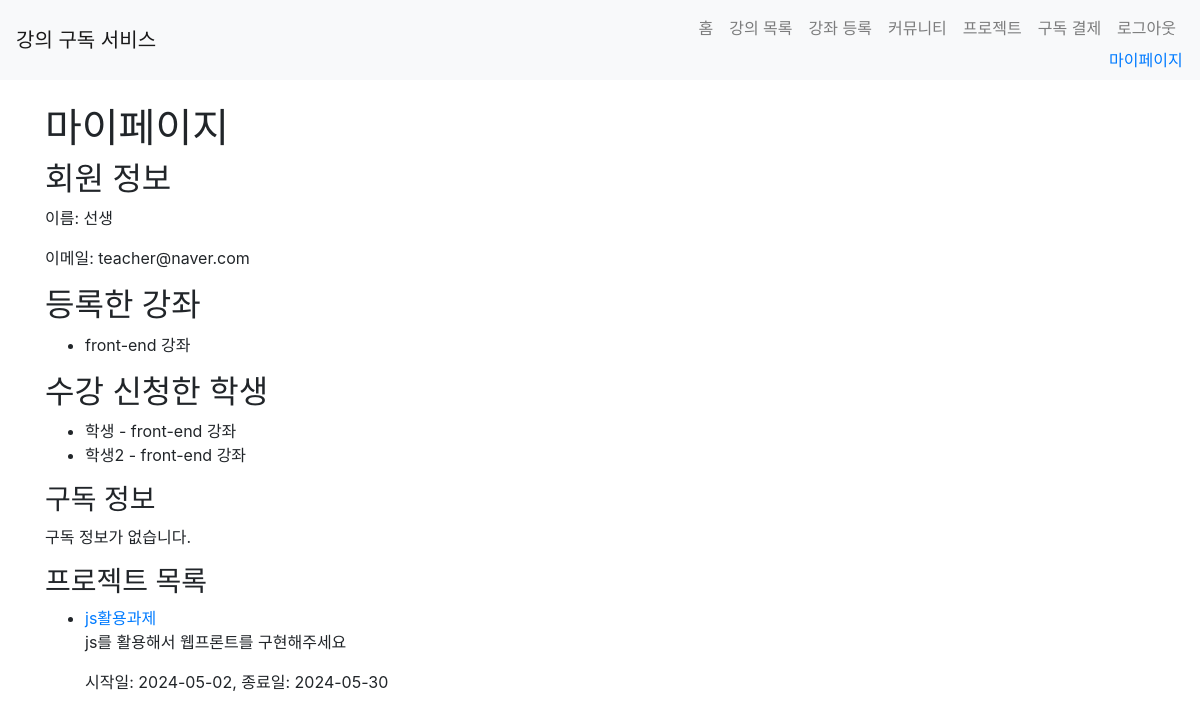
Page /mypage/ (signed in) on the earlier database version.
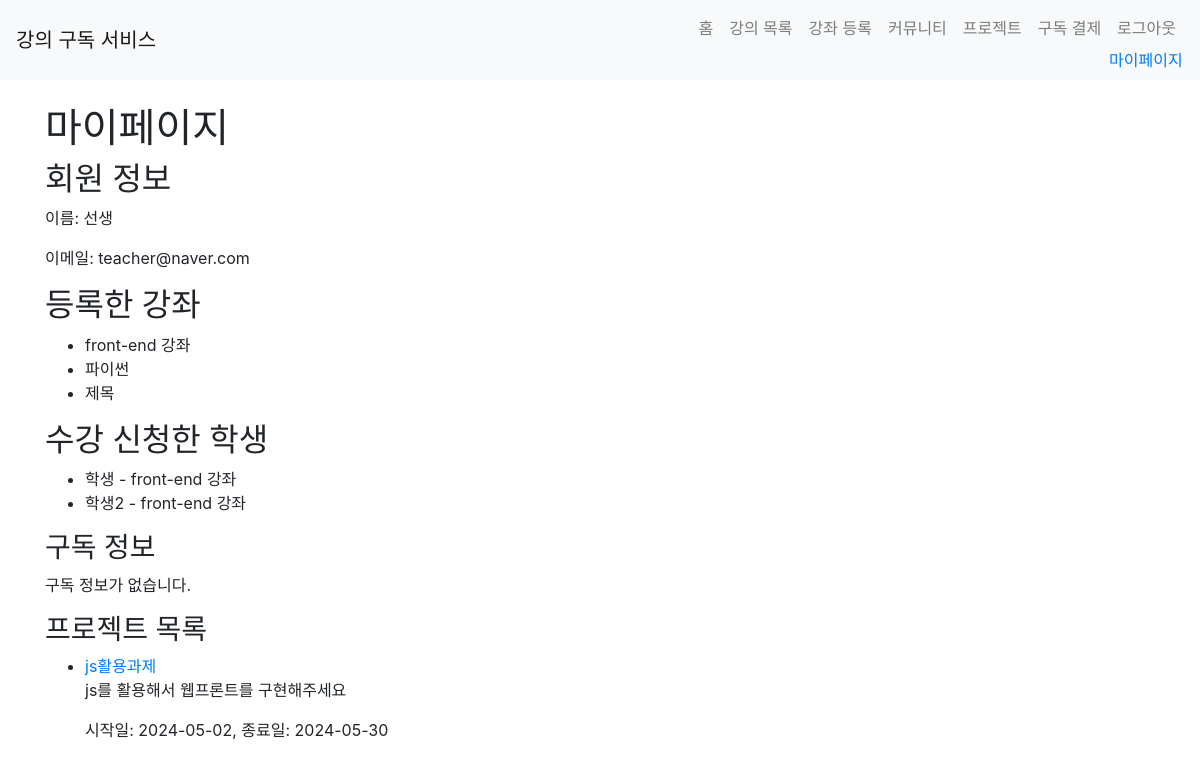
Same page on the later database version.
### app/models.py (models this page shows, shortened)
class Course(db.Model):
    id = db.Column(db.Integer, primary_key=True)
    title = db.Column(db.String(100), nullable=False)
    description = db.Column(db.Text, nullable=False)
    price = db.Column(db.Float, nullable=False)
    teacher_id = db.Column(db.Integer, db.ForeignKey('user.id'), nullable=False)
    teacher = db.relationship('User', back_populates='courses')
    enrollments = db.relationship('Enrollment', back_populates='course', lazy=True)
    projects = db.relationship('Project', back_populates='course', lazy=True)

class Enrollment(db.Model):
    id = db.Column(db.Integer, primary_key=True)
    student_id = db.Column(db.Integer, db.ForeignKey('user.id'), nullable=False)
    course_id = db.Column(db.Integer, db.ForeignKey('course.id'), nullable=False)
    approved = db.Column(db.Boolean, default=False)
    student = db.relationship('User', back_populates='enrollments')
    course = db.relationship('Course', back_populates='enrollments')
    rating = db.Column(db.Integer)

class User(UserMixin, db.Model):
    id = db.Column(db.Integer, primary_key=True)
    name = db.Column(db.String(100), nullable=False)
    email = db.Column(db.String(120), unique=True, nullable=False)
    password = db.Column(db.String(255), nullable=False)
    role = db.Column(db.String(20), nullable=False)  # 'student' 또는 'teacher'
    enrollments = db.relationship('Enrollment', back_populates='student', lazy=True)
    courses = db.relationship('Course', back_populates='teacher', lazy=True)  # 강사가 가르치는 강좌들
    subscription = db.relationship('Subscription', uselist=False)
    def is_teacher(self):
        return self.role == 'teacher'

class Project(db.Model):
    id = db.Column(db.Integer, primary_key=True)
    title = db.Column(db.String(100), nullable=False)
    description = db.Column(db.Text, nullable=False)
    start_date = db.Column(db.Date, nullable=False)
    end_date = db.Column(db.Date, nullable=False)
    course_id = db.Column(db.Integer, db.ForeignKey('course.id'), nullable=False)
    course = db.relationship('Course', back_populates='projects')
    submissions = db.relationship('ProjectSubmission', back_populates='project', lazy=True)

### app/views/mypage.py (the view)
@bp.route('/')
@login_required
def index():
    if current_user.is_teacher():
        courses = current_user.courses
        enrollments = Enrollment.query.filter(Enrollment.course_id.in_([course.id for course in courses])).all()
        projects = Project.query.filter(Project.course_id.in_([course.id for course in courses])).all()
    else:
        enrollments = current_user.enrollments
        projects = Project.query.join(Course).filter(Course.id.in_([enrollment.course_id for enrollment in enrollments])).all()
    return render_template('mypage/index.html', enrollments=enrollments, projects=projects)

### app/__init__.py (called while the page is built)
@login_manager.user_loader
def load_user(user_id):
    if user_id is not None:
        return User.query.get(int(user_id))
    return None

### app/templates/mypage/index.html (shortened to what this page needs)
{% extends 'base.html' %}
{% block content %}
<h1>마이페이지</h1>
<h2>회원 정보</h2>
<p>이름: {{ current_user.name }}</p>
<p>이메일: {{ current_user.email }}</p>
{% if current_user.is_teacher() %}
<h2>등록한 강좌</h2>
<ul>
    {% for course in current_user.courses %}
    <li>{{ course.title }}</li>
    {% endfor %}
</ul>
<h2>수강 신청한 학생</h2>
<ul>
    {% for enrollment in enrollments %}
    <li>
        {{ enrollment.student.name }} - {{ enrollment.course.title }}
    </li>
    {% endfor %}
</ul>
{% endif %}
<h3>구독 정보</h3>
{% if current_user.subscription %}
  <p>구독 시작일: {{ current_user.subscription.payment_date.strftime('%Y-%m-%d') }}</p>
  <p>구독 종료일: {{ current_user.subscription.expiration_date.strftime('%Y-%m-%d') }}</p>
{% else %}
  <p>구독 정보가 없습니다.</p>
{% endif %}
{% if projects %}
<h3>프로젝트 목록</h3>
<ul>
    {% for project in projects %}
    <li>
        <a href="{{ url_for('project.detail', project_id=project.id) }}">{{ project.title }}</a>
        <p>{{ project.description }}</p>
        <p>시작일: {{ project.start_date }}, 종료일: {{ project.end_date }}</p>
    </li>
    {% endfor %}
</ul>
{% endif %}
{% endblock %}

Differences in the rows shown:
added Course: title "파이썬"
added Course: title "제목"
